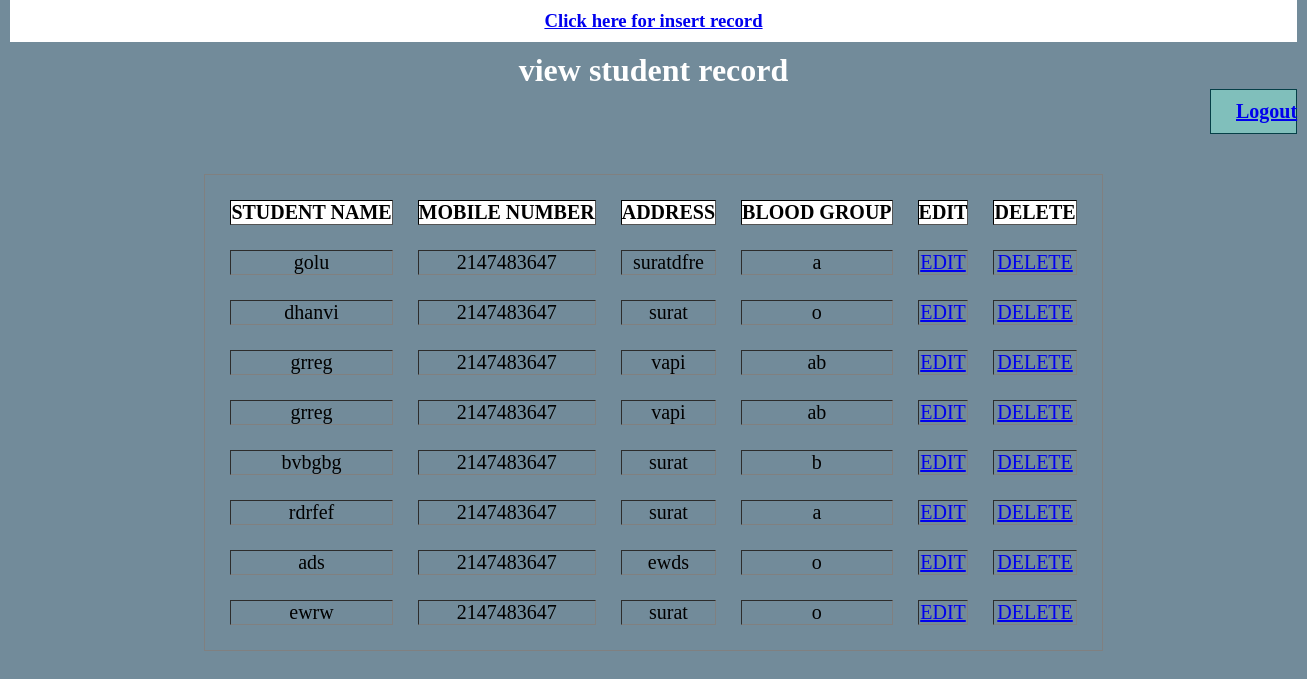
/oop_crud/index_view.php, run on the app's committed database.
### tables this page shows
CREATE TABLE `stuudent` (
  `id` int(11) NOT NULL,
  `stuname` varchar(50) NOT NULL,
  `mobileno` int(50) NOT NULL,
  `adress` varchar(50) NOT NULL,
  `bloodgroup` text NOT NULL
);

### oop_crud/connection.php (called while the page is built, shortened)
<?php
        class user{
            private $conn;
            public function __construct(){
                $this->conn = mysqli_connect('localhost','root','','loginsys');
            }
            public function fetchdata(){
            $result=mysqli_query($this->conn,"select * from stuudent");
            return $result;
            }
        }
?>

### oop_crud/index_view.php (the view, shortened to what this page needs)
<?php
include 'connection.php';
?>
<!DOCTYPE html>
<html lang="en">
<head>
    <link rel="stylesheet" href="css.css">
</head>
<body>
    <center><h3 class ="link"><a href="insert.php">Click here for insert record</a></h3>
    <h1 class= "top">view student record</h1>
</center>
<h3 class = "lout"><a href="logout.php">Logout</a></h3>
       <center> <table class="table" border=1px Cellpadding="20" cellspacing="25">
            <thead class="ro">
                <th>STUDENT NAME</th>
                <th>MOBILE NUMBER</th>
                <th>ADDRESS</th>
                <th>BLOOD GROUP</th>
                <th>EDIT</th>
                <th>DELETE</th>
            </thead>
<?php
                    $fetchdata=new user();
                    $sql=$fetchdata->fetchdata();
                    while($row=mysqli_fetch_array($sql))
                    {
                            $name = $row['stuname'];
                            $mono = $row['mobileno'];
                            $addr = $row['adress'];
                            $bg = $row['bloodgroup'];
?>
                            <tr>
                                <td><?php echo $name ?></td>
                                <td><?php echo $mono ?></td>
                                <td><?php echo $addr ?></td>
                                <td><?php echo $bg ?></td>
                                <td><a href="update.php?id=<?php echo $row['id'] ?>">EDIT</a></td>
                                <td><a href="delete.php?id=<?php echo $row['id'] ?>">DELETE</a></td>
                            </tr>
            <?php
                        }
            ?>
        </table>
</body>
</html>

### oop_crud/css.css (style rules this page uses)
* { padding: 0; margin: 0; box-sizing: border-box; }
body { background-color: rgb(114, 139, 154); padding: 0 10px; }
.lout { border: 1px solid rgb(5, 63, 71); padding: 10px 5px; padding-left: 25px; font-size: 20px; background-color: rgb(128, 191, 187); margin-left: 1200px; color: white !important; }
.top { margin-top: 10px; color: white; text-decoration-line: underline 1px solid rgb(0, 128, 117); }
.table { margin-top: 40px; align-items: center; border: 1px solid gray; text-align: center; font-size: 20px; }
.ro { background-color: #fff; border: 1px solid black; padding: 15px 30px; }
.link { background-color: #ffffff; color: white; padding: 10px 5px; }

### data on the page
stuudent: stuname "golu", mobileno "2147483647", adress "suratdfre", bloodgroup "a"
stuudent: stuname "dhanvi", mobileno "2147483647", adress "surat", bloodgroup "o"
stuudent: stuname "grreg", mobileno "2147483647", adress "vapi", bloodgroup "ab"
stuudent: stuname "grreg", mobileno "2147483647", adress "vapi", bloodgroup "ab"
stuudent: stuname "bvbgbg", mobileno "2147483647", adress "surat", bloodgroup "b"
stuudent: stuname "rdrfef", mobileno "2147483647", adress "surat", bloodgroup "a"
stuudent: stuname "ads", mobileno "2147483647", adress "ewds", bloodgroup "o"
stuudent: stuname "ewrw", mobileno "2147483647", adress "surat", bloodgroup "o"
